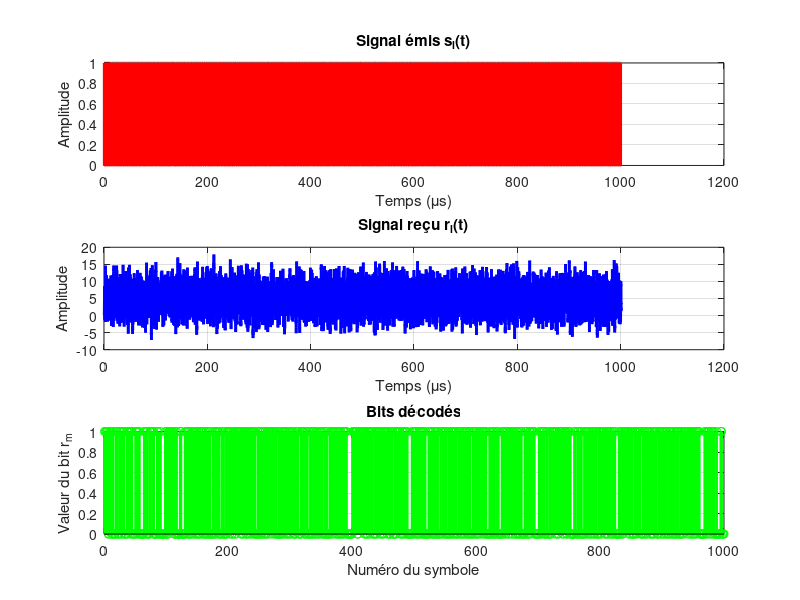
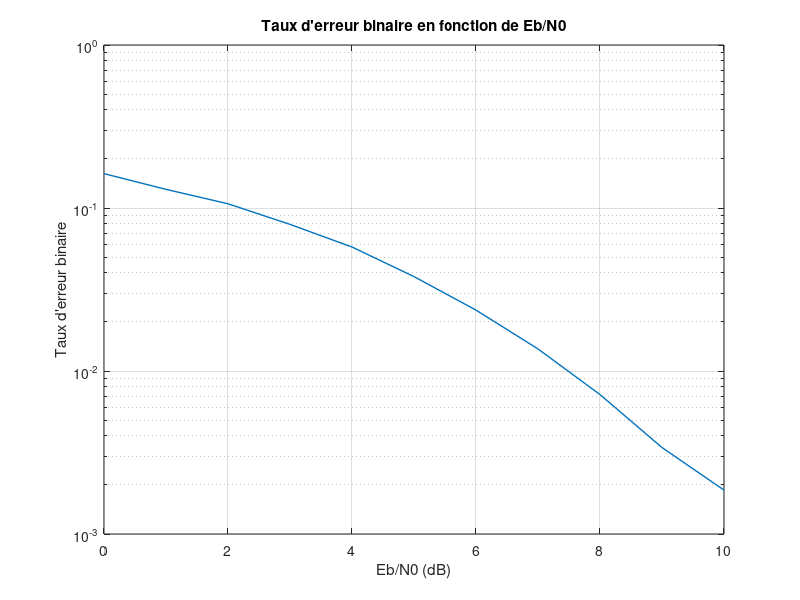
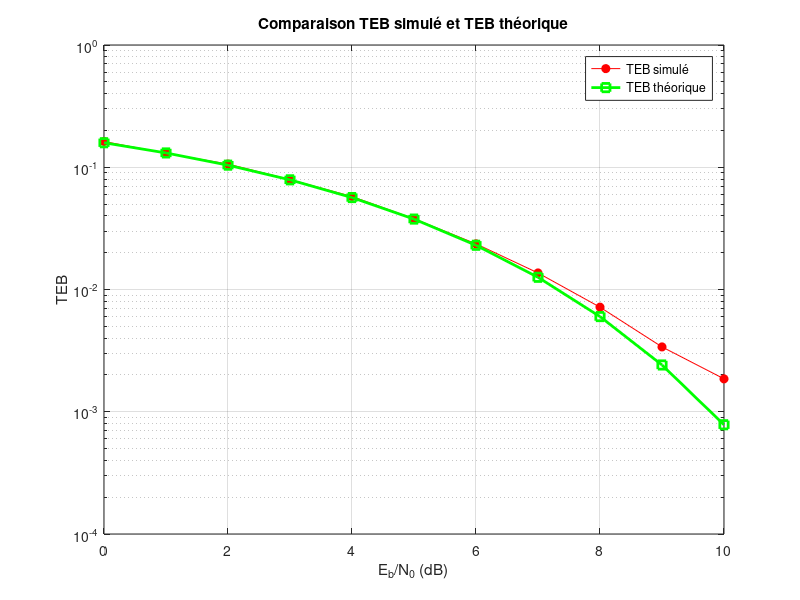

Here is the MATLAB script that generated these plots, in order:
clc;
clear;
close all;

%%%%%%%%%%%%%%%%%%%%%%%%%%%%%%%%%%%%%%%%%%%%% Paramètres %%%%%%%%%%%%%%%%%%%%%%%%%%%%%%%%%%%%%%%%%%%%
                                                                                                    %
Ts = 1e-6;                               % Durée symbole 1µs                                        %
Fe = 20e6;                               % Fréquence d'échantillonnage 20 MHz                       %
Te = 1/Fe;                               % Période d'échantillonnage                                %
Fse = Ts / Te;                           % Facteur de suréchantillonnage (20)                       %
Eb_N0_dB = 0:1:10;                       % Eb/N0 en dB de 0 à 10 dB                                 %
TEB = zeros(1, length(Eb_N0_dB));        % Matrice contenant le TEB                                 %
compteur_erreurs = 0;                    % Nombre d'erreurs de transmission                         %
compteur_bits_emis = 0;                  % Nombre d'émissions                                       %
                                                                                                    %
%%%%%%%%%%%%%%%%%%%%%%%%%%%%%%%%%%%%%% Chaine de communications %%%%%%%%%%%%%%%%%%%%%%%%%%%%%%%%%%%%%%

for j = 1:length(Eb_N0_dB)             
    while compteur_erreurs < 2000                   

        %%% Séquence de 1000 bits à transmettre %%%
        bits_transmis = (randn(1, 1000) > 0);        
        N = length(bits_transmis);  
                
        %%% Vecteur temps pour le tracé %%%
        t = 0:Te:(N * Ts + Ts); 

        %%% Impulsions PPM  p0 et p1 %%%
        p1 = [ones(1, Fse/2), zeros(1, Fse/2)];  % Impulsion pour bit 1 (1 puis 0)
        p0 = [zeros(1, Fse/2), ones(1, Fse/2)];  % Impulsion pour bit 0 (0 puis 1)
        
        %%% signal sl %%%
        sl = zeros(1, length(t));                
        for i = 0:N-1
            if bits_transmis(i+1) ~= 0                       
                sl(i*Fse+1:(i+1)*Fse) = p1;     
            else                                 
                sl(i*Fse+1:(i+1)*Fse) = p0;      
            end
        end

        %%% Bruit %%%
        Eb_N0 = 10^(Eb_N0_dB(j) / 10);                % Conversion Eb/N0 dB en valeur linéaire
        Eg = sum(abs(p1).^2);                         % Énergie de p1
        N0 = Eg / Eb_N0;                              % DSP du bruit
        bruit = sqrt(N0 / 2) * randn(1, length(sl));  % Bruit gaussien centré avec variance N0/2

        %%% Ajout du Bruit au signal sl %%%
        sl_bruit = sl + bruit;

        %%% signal rl %%%
        filtre_adapte = fliplr(p1);
        rl = conv(sl_bruit, filtre_adapte);             
        rl = rl(1:length(t));    

        %%% decision rm selon la méthode du maximum de vraisemblance %%%
        t_echantillonnage = Ts/2 : Ts/2 : (N-1) * Ts;  
        rm = rl(round(t_echantillonnage / Te));

        bits_estimes = zeros(1, N);                    
        for k = 1:(length(rm)/2)-1                        
            if (rm(2*k) - rm(2*k+1) > 0)    
                bits_estimes(k) = 1;                   
            else
                bits_estimes(k) = 0;                   
            end
        end
        %%% MAJ du nombre d'erreurs accumulées et du nombre de bits envoyés %%%
        compteur_erreurs = compteur_erreurs + sum(bits_transmis ~= bits_estimes);      
        compteur_bits_emis = compteur_bits_emis + 1;     
    end
    
    %%% Calcul du TEB %%%

    TEB(j) = compteur_erreurs / (N * compteur_bits_emis); 
    compteur_erreurs = 0;                              
    compteur_bits_emis = 0;
end



%%%%%%%%%%%%%%%%%%%%%%%%%%%%%%%%%%%% Calcul du TEB théorique %%%%%%%%%%%%%%%%%%%%%%%%%%%%%%%%%%

Eb_N0 = 10.^(Eb_N0_dB / 10);                 % Conversion de Eb/N0
TEB_theorique = 0.5 * erfc(sqrt(Eb_N0 / 2));  % Probabilité d'erreur binaire



 
%%%%%%%%%%%%%%%%%%%%%%%%%%%%%%%%%%%%%% Tracé des courbes %%%%%%%%%%%%%%%%%%%%%%%%%%%%%%%%%%%%%%

%%% Tracé du signal sl(t) %%%
figure;
subplot(3,1,1);
plot(t*1e6, sl, 'r', 'LineWidth', 2);
xlabel('Temps (\mus)');
ylabel('Amplitude');
title('Signal émis s_l(t)');
grid on;

%%% Tracé du signal reçu r_l(t) %%%
subplot(3,1,2);
plot(t*1e6, rl, 'b', 'LineWidth', 2);
xlabel('Temps (\mus)');
ylabel('Amplitude');
title('Signal reçu r_l(t)');
grid on;

%%% Tracé du vecteur r_m (le résultat de la décision) %%%
subplot(3,1,3);
stem(1:length(bits_transmis), bits_estimes, 'g', 'LineWidth', 2);
xlabel('Numéro du symbole');
ylabel('Valeur du bit r_m');
title('Bits décodés');
grid on;

%%% Tracé du TEB %%%
figure;
semilogy(Eb_N0_dB, TEB, '', 'LineWidth', 1);  
title("Taux d'erreur binaire en fonction de Eb/N0");
xlabel("Eb/N0 (dB)");
ylabel("Taux d'erreur binaire");
grid on;


%%% Tracé de la comparaison entre les TEB théorique et simulé %%%

figure;
semilogy(Eb_N0_dB, TEB, '-ro', 'MarkerFaceColor', 'r');  % TEB simulé en rouge
hold on;
semilogy(Eb_N0_dB, TEB_theorique, '-gs', 'LineWidth', 2); % TEB théorique en vert
xlabel('E_b/N_0 (dB)');
ylabel('TEB');
grid on;
title('Comparaison TEB simulé et TEB théorique');
legend('TEB simulé', 'TEB théorique');
hold off;

%%%%%%%%%%%%%%%%%%%%%%%%%%%%%%%%%%%%%%%%%%%%%%%%%%%%%%%%%%%%%%%%%%%%%%%%%%%%%%%%%%%%%%%%%